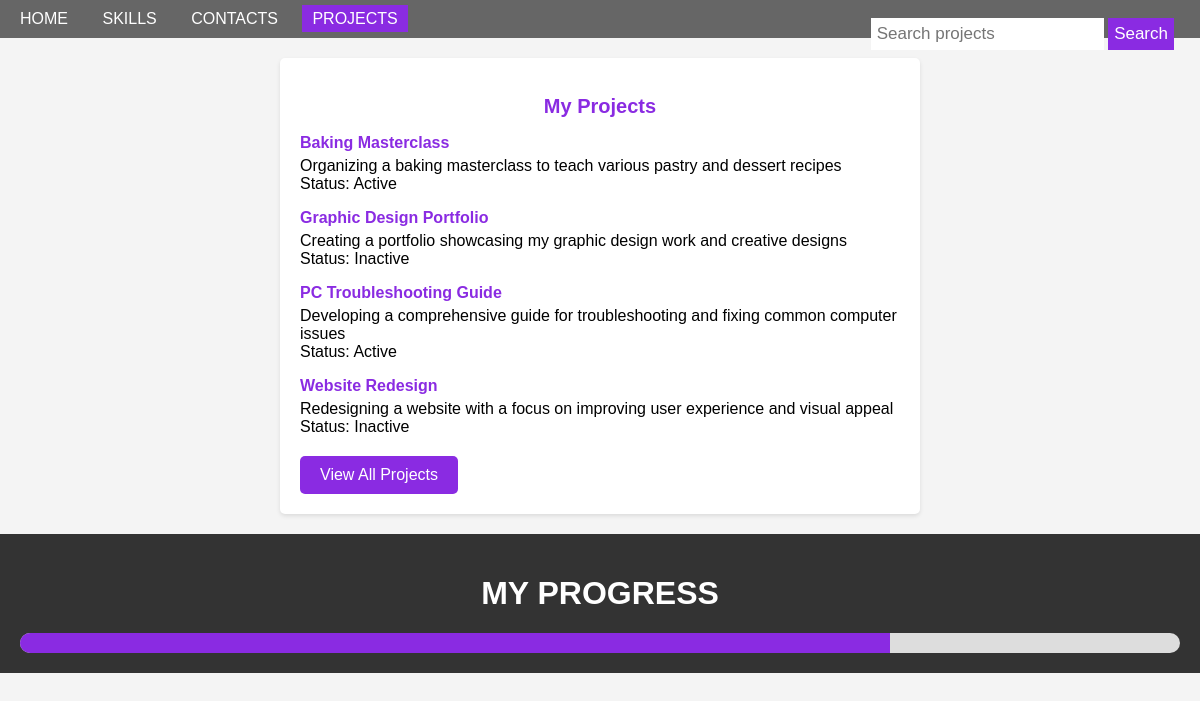
The app's page /projects.php with its own data.
### tables this page shows
CREATE TABLE `projects` (
  `id` int(11) NOT NULL,
  `name` varchar(255) NOT NULL,
  `description` text DEFAULT NULL,
  `status` varchar(50) DEFAULT NULL
);

### projects.php (the view, shortened to what this page needs)
<!DOCTYPE html>
<html>
<head>
</head>
<body>
    <nav>
        <div class="topnav">
            <ul class="menu">
                <li><a href="index.php">HOME</a></li>
                <li><a href="skills.php">SKILLS</a></li>
                <li><a href="contacts.php">CONTACTS</a></li>
                <li><a class="active" href="projects.php">PROJECTS</a></li>
                <div class="search-container">
                    <form action="projects.php" method="GET">
                        <input type="text" placeholder="Search projects" name="search">
                        <button type="submit">Search</button>
                    </form>
                </div>
            </ul>
        </div>
    </nav>
    <div class="projects">
        <h2>My Projects</h2>
        <?php
        $conn = getConnection();
        $query = "SELECT id, name, description, status FROM projects";
        $result = mysqli_query($conn, $query);
        $num_rows = mysqli_num_rows($result);
        ?>
        <?php if ($num_rows > 0) { ?>
            <?php while ($row = mysqli_fetch_assoc($result)) { ?>
                <div class="project-item">
                    <h3><?php echo $row['name']; ?></h3>
                    <p><?php echo $row['description']; ?></p>
                    <p>Status: <?php echo $row['status']; ?></p>
                </div>
            <?php } ?>
            <a class="view-all-projects-btn" href="projects.php">View All Projects</a>
        <?php } else { ?>
            <p>No projects found.</p>
            <a class="view-all-projects-btn" href="projects.php">View All Projects</a>
        <?php } ?>
    </div>
    <div class="footer">
        <h1>MY PROGRESS</h1>
        <div class="progress-bar">
            <div class="progress-bar-fill" id="progress"></div>
        </div>
    </div>
</body>
</html>

### projects.php (style rules this page uses)
body { font-family: Arial, sans-serif; background-color: #f4f4f4; margin: 0; padding: 0; }
nav { background-color: #666; padding: 10px; }
nav .topnav ul { list-style: none; margin: 0; padding: 0; }
nav .topnav ul li { display: inline-block; margin-right: 10px; }
nav .topnav ul li a { color: #fff; text-decoration: none; padding: 5px 10px; }
nav .topnav ul li a.active { background-color: blueviolet; }
.search-container { float: right; }
.search-container input[type="text"] { padding: 6px; margin-top: 8px; font-size: 17px; border: none; }
.search-container button { padding: 6px; margin-top: 8px; margin-right: 16px; background: blueviolet; color: #fff; font-size: 17px; border: none; cursor: pointer; }
.projects { max-width: 600px; margin: 20px auto; padding: 20px; background-color: #fff; border-radius: 5px; box-shadow: 0 2px 4px rgba(0, 0, 0, 0.1); }
.projects h2 { font-size: 20px; color: blueviolet; margin-bottom: 10px; text-align: center; }
.projects .project-item { margin-bottom: 10px; }
.projects .project-item h3 { font-size: 16px; margin-bottom: 5px; color: blueviolet; }
.projects .project-item p { margin: 0; }
.footer { background-color: #333; color: #fff; padding: 20px; text-align: center; }
.progress-bar { width: 100%; background-color: #ddd; height: 20px; border-radius: 10px; overflow: hidden; margin-top: 20px; }
.progress-bar-fill { height: 100%; background-color: blueviolet; }
.view-all-projects-btn { background-color: blueviolet; color: #fff; padding: 10px 20px; text-decoration: none; display: inline-block; border-radius: 5px; margin-top: 10px; }

### records on screen
projects: name "Baking Masterclass", description "Organizing a baking masterclass to teach various pastry and dessert recipes", status "Active"
projects: name "Graphic Design Portfolio", description "Creating a portfolio showcasing my graphic design work and creative designs", status "Inactive"
projects: name "PC Troubleshooting Guide", description "Developing a comprehensive guide for troubleshooting and fixing common computer issues", status "Active"
projects: name "Website Redesign", description "Redesigning a website with a focus on improving user experience and visual appeal", status "Inactive"
